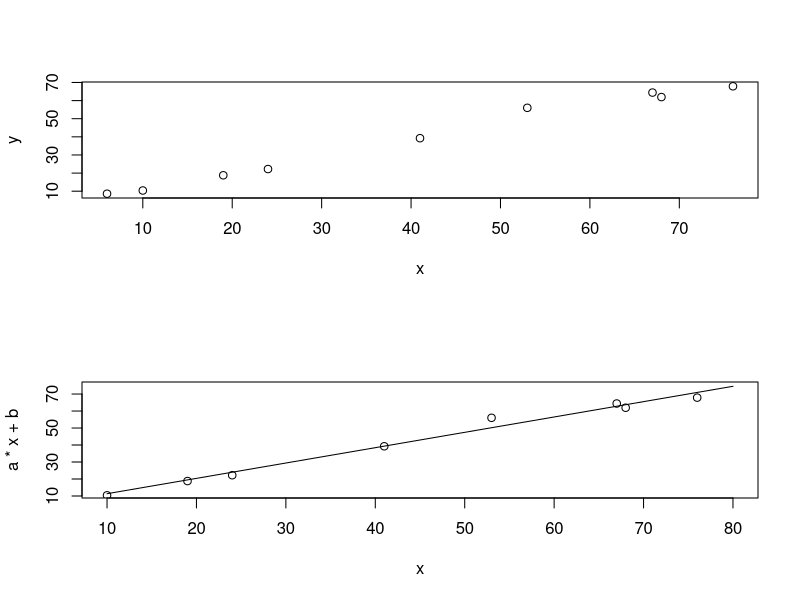
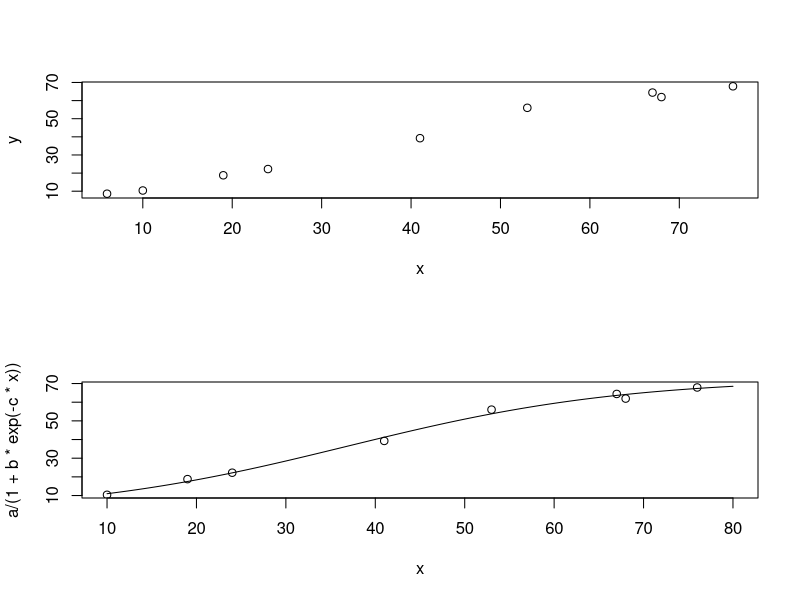

Write R code to recreate these figures, in order.
# Basic2 No.3
# Maximum Likelihood for Linear Model

# read *.dat
data<-matrix(scan("data_Basic2_no3.dat"),ncol=2,byrow=TRUE)
print(data)

# settings from *.dat
y<-data[,1]
x<-data[,2]

# show dimension of y
n<-length(y)
print("dimention of y")
print(n)

# linear regression model
fl<-lm(y~x)
#fl<-lm(y~x-1) # "-1" means no constant term
print( summary(fl) )

# nonlinear model
fm<-nls(y~a/(1+b*exp(-c*x)),start=c(a=75,b=10,c=0.1)) 
print( summary(fm) )

# plot (linear regression model)
windows()
par(mfcol=c(2,1))
plot(x,y)
a<-0.90283
b<-2.32344
curve(a*x+b,10,80) # show a linear regression model
points(x,y) # show data

# plot (nonlinear regression model)
windows()
par(mfcol=c(2,1))
plot(x,y)
a<-72.77627
b<-10.70953
c<-0.06435 
curve(a/(1+b*exp(-c*x)),10,80) # show a nonlinear regression model
points(x,y) # show data